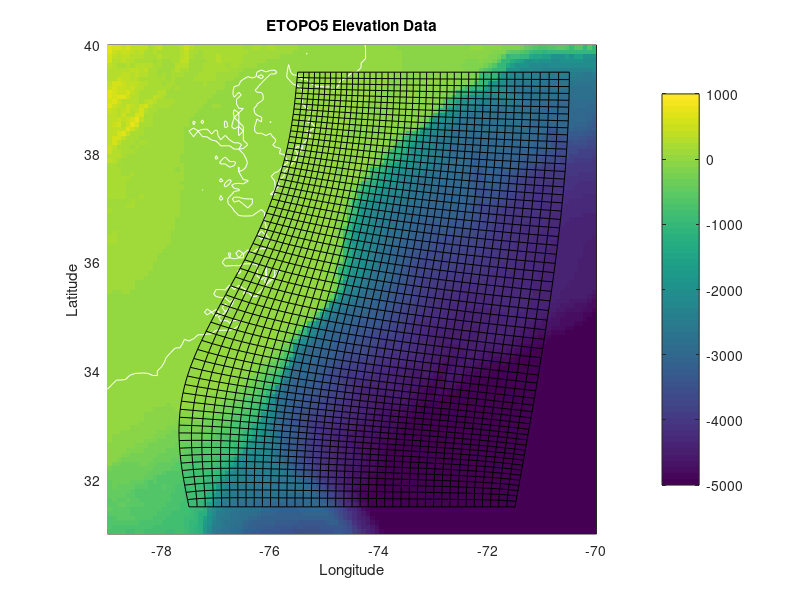
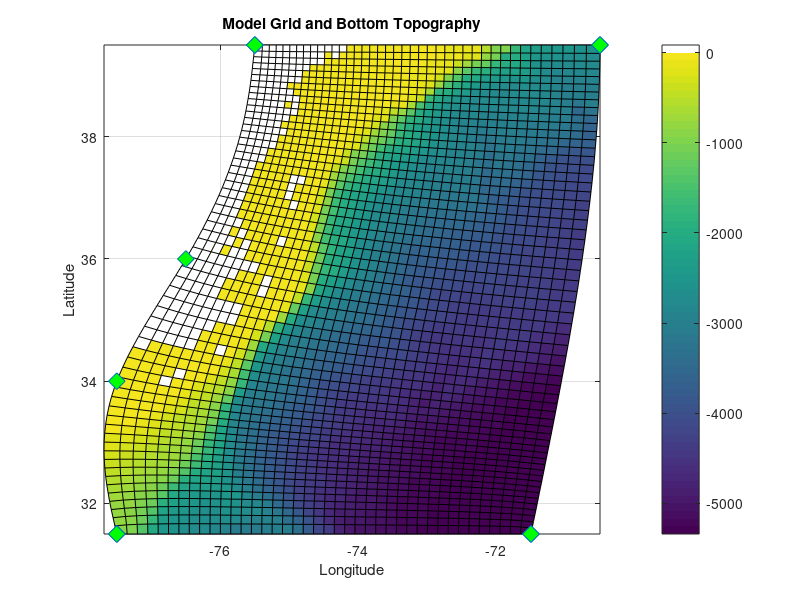
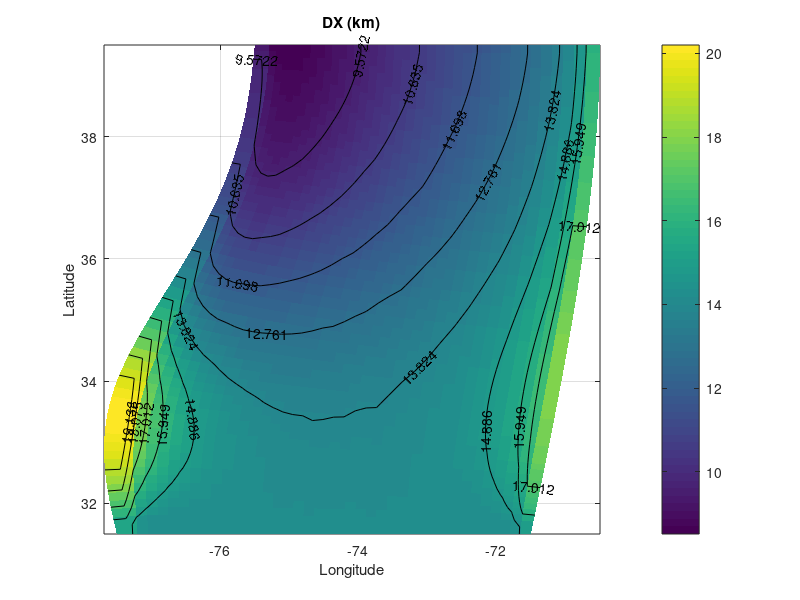
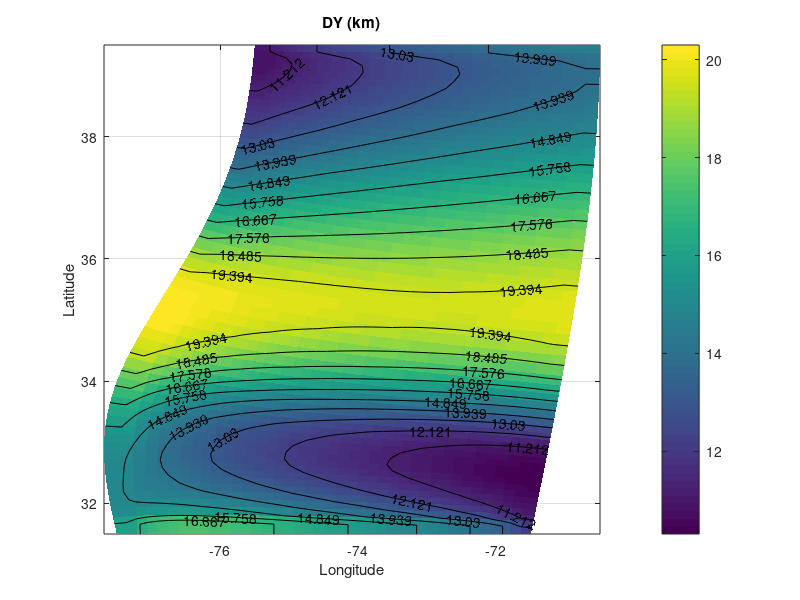

MATLAB code for these plots, in order:
%
% MATLAB code to plot output from GRID.f  (T.Ezer, 3/4/2003)
%
% ------- READ GRID PARAMETERS -------
 load ijk.dat
 im=ijk(1);, jm=ijk(2);, kb=ijk(3);
 for k=1:kb, zz(k)=ijk(3+k);, end
 t(im*jm,kb)=0.;
%
% ------- READ BOUNDARY VALUES SET in gridborder -------
 load bnd.dat
 xb=bnd(:,1);, yb=bnd(:,2);
%
% ------- READ GRID, BATHYMETRY & INITIAL TEMP. ------
%
 load plt.dat
 lon=plt(:,3);, lat=plt(:,4);,h=plt(:,5);, for k=1:kb, t(:,k)=plt(:,5+k);, end
%
% ------- READ DX and DY (in km)                ------
%
 load dxy.dat
 dxx=dxy(:,5);, dyy=dxy(:,6);
%
% ------- READ WIND VELOCITY ------
%
 load wnd.dat
 uu=wnd(:,5);, vv=wnd(:,6);
%
  n=0;
 for i=1:im, for j=1:jm, n=n+1;
  x(i,j)=lon(n);, y(i,j)=lat(n);,d(i,j)=h(n);, d1(i,j)=-1*h(n);
  u(i,j)=uu(n);, v(i,j)=vv(n);, dx(i,j)=dxx(n);, dy(i,j)=dyy(n); 
  ts(i,j)=t(n,1);, tb(i,j)=t(n,kb);
 if d1(i,j) == -1, d1(i,j)=max(h)/64;, end   %--- for land mask ---
% -- extract section
 if j == 20
  for k=1:kb, tt(i,k)=t(n,k);, end
 end
 end, end

% ------- PLOT GRID on top of BATHYMETRY DATA used as input ------
figure
% ---- Small domain (-79W,-70W) & (31N,40N) ---- 
 load TOPO.dat, e=TOPO;, xy=[-79 -70 31 40];, imt=109;, jmt=109;
 for i=1:imt, xt(i)=xy(1)+(i-1)/12;, end
 for j=1:jmt, yt(j)=xy(3)+(j-1)/12;, end

 e=flipud(e);,  %e=min(e,3000);, e=max(e,-6000);
 pcolor(xt,yt,e), axis equal, shading flat, colorbar, axis(xy), hold on
 contour(xt,yt,e,[0 0],'w')     % contour of coastline
 caxis([-5000 1000])
 title('ETOPO5 Elevation Data')
 xlabel('Longitude')
 ylabel('Latitude')
% now add model grid on top of topography
  for i=1:im, plot(x(i,:),y(i,:),'k'), end
  for j=1:jm, plot(x(:,j),y(:,j),'k'), end

% ------- PLOT GRID & MODEL BATHYMETRY ------
figure
%pcolor(x,y,d), colorbar, grid on, hold on
% --- to mask land in white, modify colormap
 c=colormap;, c(64,:)=1;
 pcolor(x,y,d1), colorbar, colormap(c), grid on, hold on
 title('Model Grid and Bottom Topography')
 xlabel('Longitude')
 ylabel('Latitude')
% show boundary points from gridborder
  plot(xb,yb,'d','MarkerSize',[12],'MarkerFaceColor',['g'])
% --- save postscript
% print -dpsc PLOTgrid.ps

% ------- PLOT GRID SIZE DX & DY             ---
figure
 pcolor(x,y,dx), shading('flat'), colorbar, grid on, hold on
 [cs,h]=contour(x,y,dx,'k-');, clabel(cs,h)
 title(' DX (km) ')
 xlabel('Longitude')
 ylabel('Latitude')
figure
 pcolor(x,y,dy), shading('flat'), colorbar, grid on, hold on
 [cs,h]=contour(x,y,dy,'k-');, clabel(cs,h)
 title(' DY (km) ')
 xlabel('Longitude')
 ylabel('Latitude')

% ------- PLOT SURFACE TEMPERATURE AND WIND  ---
figure
 pcolor(x,y,ts), shading('interp'), colorbar, grid on
 hold on, quiver(x,y,u,v)
 title('Surface Temperature and Wind ')
 xlabel('Longitude')
 ylabel('Latitude')
% --- save postscript
% print -dpsc PLOTsurf.ps

% ------- PLOT TEMPERATURE ON BOTTOM SIGMA LEVEL ---
figure
 pcolor(x,y,tb), shading('interp'), colorbar, grid on
 title('Bottom Temperature ')
 xlabel('Longitude')
 ylabel('Latitude')
% --- save postscript
% print -dpsc PLOTbot.ps

% ------- PLOT TEMPERATURE CROSS-SECTION ---
figure
 for i=1:im, for k=1:kb
  az(i,k)=d(i,20)*zz(k);
  xx(i,k)=x(i,20);
 end, end
 pcolor(xx,az,tt), colorbar
 title('Temperature Cross-Section (J=20)')
 xlabel('Longitude')
 ylabel('Depth (m)')
% --- save postscript
% print -dpsc PLOTsec.ps

